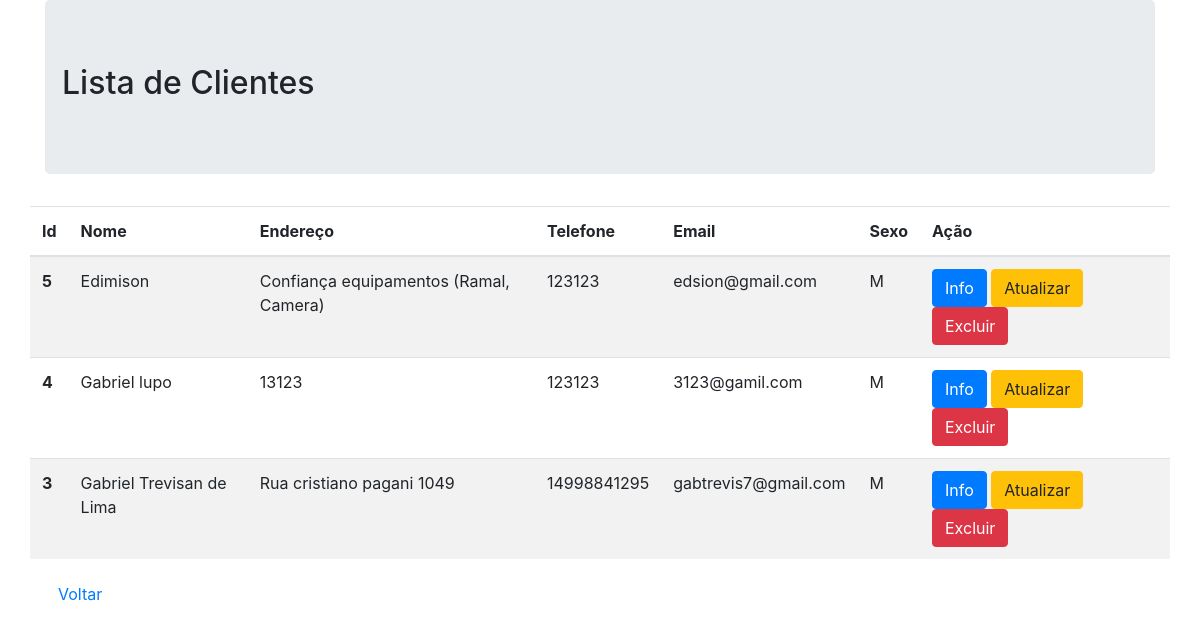
The page /listacliente.php on the database its author committed.
### tables this page shows
CREATE TABLE `cliente` (
  `id` int(11) UNSIGNED NOT NULL,
  `nome` varchar(50) NOT NULL,
  `endereco` varchar(80) NOT NULL,
  `telefone` varchar(35) NOT NULL,
  `email` varchar(40) NOT NULL,
  `sexo` varchar(1) NOT NULL
);

### listacliente.php (the view, shortened to what this page needs)
<!DOCTYPE html>
<html lang="pt-br">
<head>
    <link rel="stylesheet" href="assets/css/bootstrap.min.css">
</head>
<body>
    <div class="container">
        <div class="jumbotron">
            <div class="row">
                <h2> Lista de Clientes </h2>
            </div>
        </div>
        <div class="row">
            <table class="table table-striped">
                <thead>
                    <tr>
                        <th scope="col">Id</th>
                        <th scope="col">Nome</th>
                        <th scope="col">Endereço</th>
                        <th scope="col">Telefone</th>
                        <th scope="col">Email</th>
                        <th scope="col">Sexo</th>
                        <th scope="col">Ação</th>
                    </tr>
                </thead>
                <tbody>
                    <?php
                        $pdo = Banco::conectar();
                        $sql = 'SELECT * FROM cliente ORDER BY id DESC';
                        foreach($pdo->query($sql)as $row)
                        {
                            echo '<tr>';
			                      echo '<th scope="row">'. $row['id'] . '</th>';
                            echo '<td>'. $row['nome'] . '</td>';
                            echo '<td>'. $row['endereco'] . '</td>';
                            echo '<td>'. $row['telefone'] . '</td>';
                            echo '<td>'. $row['email'] . '</td>';
                            echo '<td>'. $row['sexo'] . '</td>';
                            echo '<td width=250>';
                            echo '<a class="btn btn-primary" href="read-clientes.php?id='.$row['id'].'">Info</a>';
                            echo '<a class="btn btn-warning" href="update-clientes.php?id='.$row['id'].'">Atualizar</a>';
                            echo '<a class="btn btn-danger" href="deletecliente.php?id='.$row['id'].'">Excluir</a>';
                            echo '</td>';
                            echo '</tr>';
                        }
                        ?>
                </tbody>
            </table>
        </div>
        <a href="index.php" type="btn" class="btn btn-default">Voltar</a>
    </div>
</body>
</html>

### rows shown on the page
cliente: id "5", nome "Edimison", endereco "Confiança equipamentos (Ramal, Camera)", telefone "123123", email "edsion@gmail.com", sexo "M"
cliente: id "4", nome "Gabriel lupo", endereco "13123", telefone "123123", email "3123@gamil.com", sexo "M"
cliente: id "3", nome "Gabriel Trevisan de Lima", endereco "Rua cristiano pagani 1049", telefone "14998841295", email "gabtrevis7@gmail.com", sexo "M"
